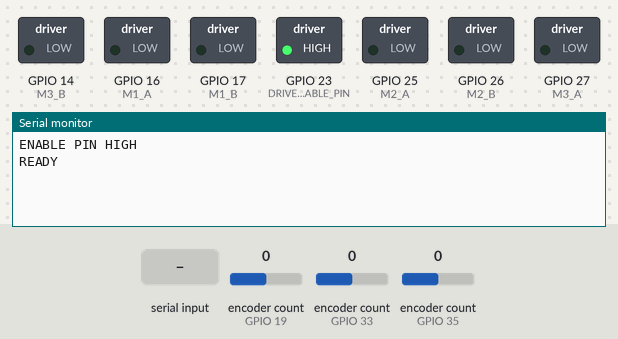
This sketch was run on a simulated ESP32. Shown: switched loads named in the sketch (green lamp = pin HIGH), the last lines printed to the serial monitor. The inputs (shaded band) are chosen by the test bench; at power-on: encoder count (sensors on GPIO 19, GPIO 33, GPIO 35) 0.

Above: at 3.2 s.
3.3 s: "START\n" received over Serial
At 4.5 s:
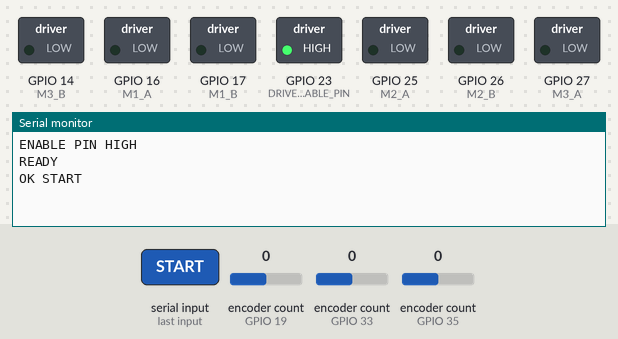
4.8 s: "STOP\n" received over Serial
At 5.9 s:
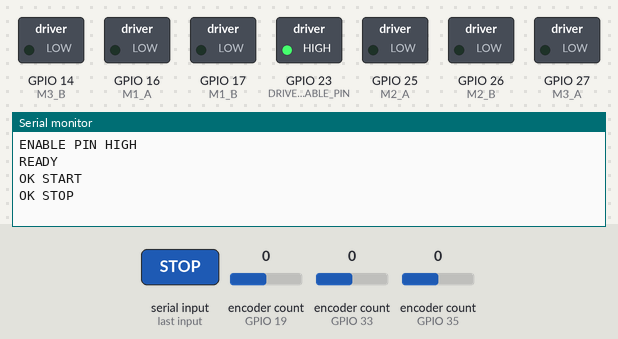
6.3 s: "<BEGIN>\n" received over Serial
At 7.0 s:
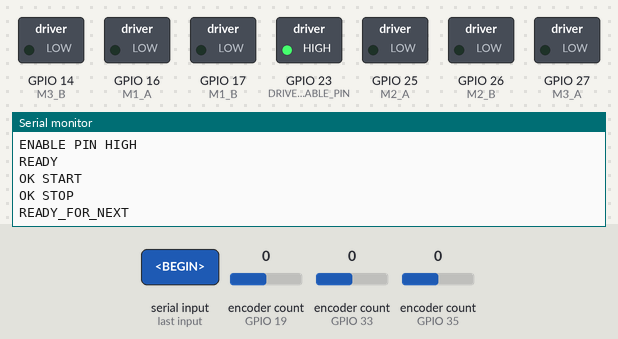

Measured:
- after the input at 3.3 s, the serial monitor: prints a new line at once (image 1)
- after the input at 4.8 s, the serial monitor: prints a new line at once (image 2)
- after the input at 6.3 s, the serial monitor: prints a new line at once (image 3)

The sketch:

base_motors.ino.ino
```cpp
#include <Encoder.h>

// ---------------- ROBOT STATE ----------------
bool alt = true;
volatile unsigned long last_valid_packet_time = 0;

typedef struct {
  float linear_x;
  float linear_y;
  float angular_z;
} Twist;

Twist twist_msg = { 0.0, 0.0, 0.0 };

float scale1 = 1.0;
float scale2 = 1.18;
float scale3 = 1.0;
// --- ENCODER PINS ---
#define _EP31 35
#define _EP32 34
#define _EP21 33
#define _EP22 32
#define _EP11 19
#define _EP12 18
#define DRIVER_ENABLE_PIN 23   // change to your actual ESP32 pin
// Encoder pointers.
// The actual encoder objects are created inside setup().
Encoder* enc1 = nullptr;
Encoder* enc2 = nullptr;
Encoder* enc3 = nullptr;

// To tune rotation with respect to translation
float ROTATION_SCALE = 1.0f;

// PID Constants
float Kp = 2.5;
float Ki = 0.05;
float Kd = 0.0;

// Keep this false during the first motor and kinematics tests.
// Change it to true after all three motors behave correctly.
const bool USE_PID = true;

float targetSpeed[3] = { 0, 0, 0 };
float integral[3] = { 0, 0, 0 };
long lastCount[3] = { 0, 0, 0 };
float lastError[3] = { 0, 0, 0 };
unsigned long lastPIDTime = 0;

// Change an individual value to -1 only if that encoder reports
// the opposite sign relative to its motor command.
const int ENCODER_SIGN[3] = {
  1,  // Motor 1
  1,  // Motor 2
  1   // Motor 3
};

const float REFERENCE_TICKS_PER_SECOND[3] = {
  14000.0f,  // Motor 1
  14000.0f,  // Motor 2
  14000.0f   // Motor 3
};


// --- MOTOR CLASS WITH ENCODER ---
class MotorWithEncoder {
private:
  int pwmChannelA;
  int pwmChannelB;
  Encoder* encoder;

public:
  MotorWithEncoder(int channelA, int channelB, Encoder* enc) {
    pwmChannelA = channelA;
    pwmChannelB = channelB;
    encoder = enc;
  }

  void setEncoder(Encoder* enc) {
    encoder = enc;
  }

  void setSpeed(int speed) {

    speed = constrain(speed, -255, 255);

    if (speed > 0) {

      ledcWrite(pwmChannelA, speed);
      ledcWrite(pwmChannelB, 0);

    }
    else if (speed < 0) {

      ledcWrite(pwmChannelA, 0);
      ledcWrite(pwmChannelB, -speed);

    }
    else {

      ledcWrite(pwmChannelA, 0);
      ledcWrite(pwmChannelB, 0);

    }
  }

  long getTicks() {
    if (encoder == nullptr) {
      return 0;
    }

    return encoder->read();
  }
};


// --- PIN MAPPING ---
#define M1_A 16
#define M1_B 17

#define M2_A 25
#define M2_B 26

#define M3_A 27
#define M3_B 14

#define CH1_A 0
#define CH1_B 1

#define CH2_A 2
#define CH2_B 3

#define CH3_A 4
#define CH3_B 5

MotorWithEncoder motor1(CH1_A, CH1_B, nullptr); //left
MotorWithEncoder motor2(CH2_A, CH2_B, nullptr); //right
MotorWithEncoder motor3(CH3_A, CH3_B, nullptr); //back


void runPID() {
  unsigned long now = millis();

  if (now - lastPIDTime < 20) return;

  float dt = (now - lastPIDTime) / 1000.0f;

  MotorWithEncoder* motors[3] = {
    &motor1,
    &motor2,
    &motor3
  };

  for (int i = 0; i < 3; i++) {
    long currentCount = motors[i]->getTicks();

    float currentTicksPerSecond =
      ENCODER_SIGN[i] *
      (currentCount - lastCount[i]) / dt;

    lastCount[i] = currentCount;

    // Prevent a wheel with a zero target from reacting to encoder noise.
    if (abs(targetSpeed[i]) < 0.5f) {
      integral[i] = 0.0f;
      lastError[i] = 0.0f;
      motors[i]->setSpeed(0);
      continue;
    }

    // Convert encoder speed to the normalized -255 to +255 scale.
    float currentSpeed = 0.0f;

    if (REFERENCE_TICKS_PER_SECOND[i] > 0.0f) {
      currentSpeed =
        (currentTicksPerSecond /
         REFERENCE_TICKS_PER_SECOND[i]) * 255.0f;
    }

    float error = targetSpeed[i] - currentSpeed;

    integral[i] += error * dt;

    float derivative =
      (error - lastError[i]) / dt;

    // Target speed acts as feedforward.
    // PID terms correct the remaining speed error.
    float pwmOutput =
      targetSpeed[i] +
      (Kp * error) +
      (Ki * integral[i]) +
      (Kd * derivative);

    motors[i]->setSpeed((int)pwmOutput);

    lastError[i] = error;
  }

  lastPIDTime = now;
}


void setup() {
  Serial.begin(115200);
  delay(2000);

  pinMode(DRIVER_ENABLE_PIN, OUTPUT);
  digitalWrite(DRIVER_ENABLE_PIN, HIGH);
  Serial.println("ENABLE PIN HIGH");
  // Create encoders after the ESP32 has initialized.
  enc1 = new Encoder(_EP11, _EP12);
  enc2 = new Encoder(_EP21, _EP22);
  enc3 = new Encoder(_EP31, _EP32);

  motor1.setEncoder(enc1);
  motor2.setEncoder(enc2);
  motor3.setEncoder(enc3);

  // Both control inputs of every motor are PWM outputs.
  pinMode(M1_A, OUTPUT);
  pinMode(M1_B, OUTPUT);

  pinMode(M2_A, OUTPUT);
  pinMode(M2_B, OUTPUT);

  pinMode(M3_A, OUTPUT);
  pinMode(M3_B, OUTPUT);

  // Hold all active-low motor inputs inactive before enabling PWM.
  digitalWrite(M1_A, HIGH);
  digitalWrite(M1_B, HIGH);

  digitalWrite(M2_A, HIGH);
  digitalWrite(M2_B, HIGH);

  digitalWrite(M3_A, HIGH);
  digitalWrite(M3_B, HIGH);

  ledcSetup(CH1_A, 20000, 8);
  ledcSetup(CH1_B, 20000, 8);

  ledcSetup(CH2_A, 20000, 8);
  ledcSetup(CH2_B, 20000, 8);

  ledcSetup(CH3_A, 20000, 8);
  ledcSetup(CH3_B, 20000, 8);

  // Set the inactive duty before connecting channels to the pins.
  ledcWrite(CH1_A, 255);
  ledcWrite(CH1_B, 255);

  ledcWrite(CH2_A, 255);
  ledcWrite(CH2_B, 255);

  ledcWrite(CH3_A, 255);
  ledcWrite(CH3_B, 255);

  ledcAttachPin(M1_A, CH1_A);
  ledcAttachPin(M1_B, CH1_B);

  ledcAttachPin(M2_A, CH2_A);
  ledcAttachPin(M2_B, CH2_B);

  ledcAttachPin(M3_A, CH3_A);
  ledcAttachPin(M3_B, CH3_B);

  motor1.setSpeed(0);
  motor2.setSpeed(0);
  motor3.setSpeed(0);

  Serial.println("READY");

  last_valid_packet_time = millis();
}


void loop() {
  // --- SERIAL COMMUNICATION (Unchanged) ---
  static char buffer[200];
  static int idx = 0;

  while (Serial.available() > 0) {
    char c = Serial.read();

    if (c == '\n' || c == '\r') {
      if (idx > 0) {
        buffer[idx] = '\0';

        if (strcmp(buffer, "START") == 0) {
          alt = false;
          last_valid_packet_time = millis();

          Serial.println("OK START");

        } else if (strcmp(buffer, "STOP") == 0) {
          alt = true;

          // Clear the old robot command
          twist_msg.linear_x = 0.0f;
          twist_msg.linear_y = 0.0f;
          twist_msg.angular_z = 0.0f;

          // Clear wheel-speed targets
          targetSpeed[0] = 0.0f;
          targetSpeed[1] = 0.0f;
          targetSpeed[2] = 0.0f;

          // Reset PID memory
          integral[0] = 0.0f;
          integral[1] = 0.0f;
          integral[2] = 0.0f;

          lastError[0] = 0.0f;
          lastError[1] = 0.0f;
          lastError[2] = 0.0f;

          // Synchronize encoder history with current positions
          lastCount[0] = motor1.getTicks();
          lastCount[1] = motor2.getTicks();
          lastCount[2] = motor3.getTicks();

          lastPIDTime = millis();

          // Completely disable motor output
          motor1.setSpeed(0);
          motor2.setSpeed(0);
          motor3.setSpeed(0);

          Serial.println("OK STOP");

        } else if (strncmp(buffer, "<BEGIN>", 7) == 0) {
          last_valid_packet_time = millis();

          char* dataStart = buffer + 7;
          char* endToken = strstr(dataStart, "<END>");

          if (endToken != NULL) {
            *endToken = '\0';
          }

          twist_msg.linear_x =
            atof(strtok(dataStart, ","));

          twist_msg.linear_y =
            atof(strtok(NULL, ","));

          twist_msg.angular_z =
            atof(strtok(NULL, ","));

          Serial.println("READY_FOR_NEXT");
        }

        idx = 0;
      }

    } else if (idx < 199) {
      buffer[idx++] = c;
    }
  }

  // --- HEARTBEAT WATCHDOG ---
  if (!alt && millis() - last_valid_packet_time > 20000) {
    alt = true;

    // Clear old movement command
    twist_msg.linear_x = 0.0f;
    twist_msg.linear_y = 0.0f;
    twist_msg.angular_z = 0.0f;

    // Clear wheel targets
    targetSpeed[0] = 0.0f;
    targetSpeed[1] = 0.0f;
    targetSpeed[2] = 0.0f;

    // Reset PID memory
    integral[0] = 0.0f;
    integral[1] = 0.0f;
    integral[2] = 0.0f;

    lastError[0] = 0.0f;
    lastError[1] = 0.0f;
    lastError[2] = 0.0f;

    // Synchronize encoder measurements
    lastCount[0] = motor1.getTicks();
    lastCount[1] = motor2.getTicks();
    lastCount[2] = motor3.getTicks();

    lastPIDTime = millis();

    motor1.setSpeed(0);
    motor2.setSpeed(0);
    motor3.setSpeed(0);

    Serial.println("WATCHDOG STOP");
  }

  // --- INTEGRATED MOVEMENT ---
  if (alt ||
      (twist_msg.linear_x == 0 &&
       twist_msg.linear_y == 0 &&
       twist_msg.angular_z == 0)) {

    targetSpeed[0] = 0.0f;
    targetSpeed[1] = 0.0f;
    targetSpeed[2] = 0.0f;

    // Reset PID memory while stopped
    integral[0] = 0.0f;
    integral[1] = 0.0f;
    integral[2] = 0.0f;

    lastError[0] = 0.0f;
    lastError[1] = 0.0f;
    lastError[2] = 0.0f;

    lastCount[0] = motor1.getTicks();
    lastCount[1] = motor2.getTicks();
    lastCount[2] = motor3.getTicks();

    lastPIDTime = millis();

    motor1.setSpeed(0);
    motor2.setSpeed(0);
    motor3.setSpeed(0);

  } else {
    // Defensive input bounding
    float vx =
      constrain(twist_msg.linear_x, -1.0f, 1.0f);

    float vy =
      constrain(twist_msg.linear_y, -1.0f, 1.0f);

    float w =
      constrain(twist_msg.angular_z, -1.0f, 1.0f);

    // Kinematics Calculation
    float m1 =
      -sin(radians(60.0)) * vx +
      cos(radians(60.0)) * vy +
      ROTATION_SCALE * w;

    float m2 =
      -sin(radians(-60.0)) * vx +
      cos(radians(-60.0)) * vy +
      ROTATION_SCALE * w;

    float m3 =
      -sin(radians(180.0)) * vx +
      cos(radians(180.0)) * vy +
      ROTATION_SCALE * w;

    float maxVal =
      max(max(abs(m1), abs(m2)), abs(m3));

    if (maxVal > 1.0) {
      m1 /= maxVal;
      m2 /= maxVal;
      m3 /= maxVal;
    }

    // Store as targets scaled to -255 to +255.
    targetSpeed[0] = m1 * 255*scale1;
    targetSpeed[1] = m2 * 255*scale2;
    targetSpeed[2] = m3 * 255*scale3;
    Serial.print("Targets: ");
    Serial.print(targetSpeed[0]);
    Serial.print(" ");
    Serial.print(targetSpeed[1]);
    Serial.print(" ");
    Serial.println(targetSpeed[2]);
  }

  if (USE_PID) {
    // Closed-loop encoder control
    runPID();

  } else {
    // Temporary direct motor test without PID feedback
    motor1.setSpeed((int)targetSpeed[0]);
    motor2.setSpeed((int)targetSpeed[1]);
    motor3.setSpeed((int)targetSpeed[2]);
  }
}
```
